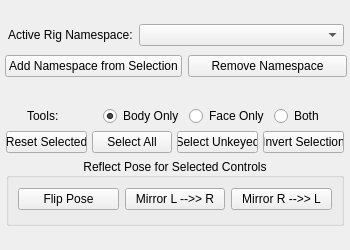
<?xml version="1.0" encoding="UTF-8"?>
<ui version="4.0">
 <class>RigGuiBaseQt</class>
 <widget class="QWidget" name="RigGuiBaseQt">
  <property name="geometry">
   <rect>
    <x>0</x>
    <y>0</y>
    <width>350</width>
    <height>250</height>
   </rect>
  </property>
  <property name="windowTitle">
   <string>Generic Rig Gui</string>
  </property>
  <layout class="QVBoxLayout" name="verticalLayout">
   <property name="spacing">
    <number>5</number>
   </property>
   <property name="margin">
    <number>1</number>
   </property>
   <item>
    <widget class="QWidget" name="refereceHeader" native="true">
     <property name="minimumSize">
      <size>
       <width>300</width>
       <height>67</height>
      </size>
     </property>
     <property name="maximumSize">
      <size>
       <width>16777215</width>
       <height>67</height>
      </size>
     </property>
     <layout class="QVBoxLayout" name="headerLayout">
      <property name="leftMargin">
       <number>4</number>
      </property>
      <property name="topMargin">
       <number>2</number>
      </property>
      <property name="rightMargin">
       <number>2</number>
      </property>
      <property name="bottomMargin">
       <number>2</number>
      </property>
      <item>
       <layout class="QHBoxLayout" name="horizontalLayout_5" stretch="1,2">
        <property name="leftMargin">
         <number>3</number>
        </property>
        <property name="topMargin">
         <number>3</number>
        </property>
        <property name="rightMargin">
         <number>3</number>
        </property>
        <item>
         <widget class="QLabel" name="refLabel">
          <property name="text">
           <string>Active Rig Namespace:</string>
          </property>
         </widget>
        </item>
        <item>
         <widget class="QComboBox" name="refPicker"/>
        </item>
       </layout>
      </item>
      <item>
       <layout class="QHBoxLayout" name="horizontalLayout">
        <item>
         <widget class="QPushButton" name="newRefBut">
          <property name="text">
           <string>Add Namespace from Selection</string>
          </property>
         </widget>
        </item>
        <item>
         <widget class="QPushButton" name="delRefBut">
          <property name="text">
           <string>Remove Namespace</string>
          </property>
         </widget>
        </item>
       </layout>
      </item>
     </layout>
    </widget>
   </item>
   <item>
    <layout class="QVBoxLayout" name="selectionLayout"/>
   </item>
   <item>
    <widget class="QWidget" name="toolsLayout" native="true">
     <property name="minimumSize">
      <size>
       <width>300</width>
       <height>130</height>
      </size>
     </property>
     <property name="maximumSize">
      <size>
       <width>16777215</width>
       <height>130</height>
      </size>
     </property>
     <property name="autoFillBackground">
      <bool>false</bool>
     </property>
     <property name="styleSheet">
      <string notr="true"/>
     </property>
     <layout class="QVBoxLayout" name="verticalLayout_4">
      <property name="spacing">
       <number>5</number>
      </property>
      <property name="leftMargin">
       <number>5</number>
      </property>
      <property name="topMargin">
       <number>3</number>
      </property>
      <property name="rightMargin">
       <number>5</number>
      </property>
      <property name="bottomMargin">
       <number>7</number>
      </property>
      <item>
       <layout class="QHBoxLayout" name="toolsRadioLayout" stretch="1,1,1,1">
        <property name="leftMargin">
         <number>21</number>
        </property>
        <item>
         <widget class="QLabel" name="toolLabel">
          <property name="text">
           <string>Tools:</string>
          </property>
         </widget>
        </item>
        <item>
         <widget class="QRadioButton" name="toolCheckBody">
          <property name="text">
           <string>Body Only</string>
          </property>
          <property name="checked">
           <bool>true</bool>
          </property>
         </widget>
        </item>
        <item>
         <widget class="QRadioButton" name="toolCheckFace">
          <property name="text">
           <string>Face Only</string>
          </property>
         </widget>
        </item>
        <item>
         <widget class="QRadioButton" name="toolCheckBoth">
          <property name="text">
           <string>Both</string>
          </property>
         </widget>
        </item>
       </layout>
      </item>
      <item>
       <layout class="QHBoxLayout" name="selectionToolsLayout" stretch="0,0,0,0">
        <property name="spacing">
         <number>5</number>
        </property>
        <item>
         <widget class="QPushButton" name="resetSelection">
          <property name="text">
           <string>Reset Selected</string>
          </property>
         </widget>
        </item>
        <item>
         <widget class="QPushButton" name="selectAll">
          <property name="text">
           <string>Select All</string>
          </property>
         </widget>
        </item>
        <item>
         <widget class="QPushButton" name="selectUnkeyed">
          <property name="text">
           <string>Select Unkeyed</string>
          </property>
         </widget>
        </item>
        <item>
         <widget class="QPushButton" name="invertSelection">
          <property name="text">
           <string>Invert Selection</string>
          </property>
         </widget>
        </item>
       </layout>
      </item>
      <item>
       <widget class="QGroupBox" name="reflectPoseGrp">
        <property name="title">
         <string>Reflect Pose for Selected Controls</string>
        </property>
        <property name="alignment">
         <set>Qt::AlignCenter</set>
        </property>
        <layout class="QHBoxLayout" name="horizontalLayout_2">
         <property name="topMargin">
          <number>5</number>
         </property>
         <property name="bottomMargin">
          <number>7</number>
         </property>
         <item>
          <widget class="QPushButton" name="flipPose">
           <property name="text">
            <string>Flip Pose</string>
           </property>
          </widget>
         </item>
         <item>
          <widget class="QPushButton" name="mirrorPoseLtR">
           <property name="text">
            <string>Mirror L --&gt;&gt; R</string>
           </property>
          </widget>
         </item>
         <item>
          <widget class="QPushButton" name="mirrorPoseRtL">
           <property name="text">
            <string>Mirror R --&gt;&gt; L</string>
           </property>
          </widget>
         </item>
        </layout>
       </widget>
      </item>
     </layout>
    </widget>
   </item>
  </layout>
 </widget>
 <resources/>
 <connections/>
</ui>
